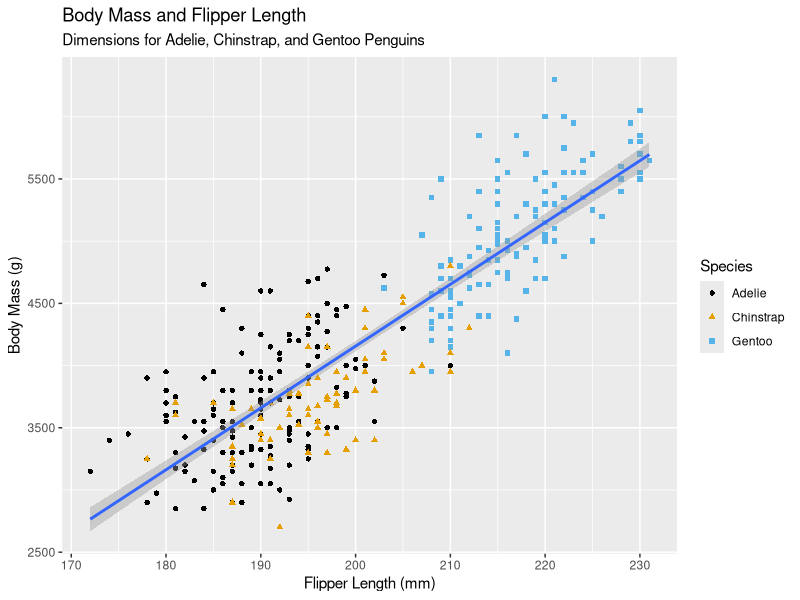

Write the R code that produced this figure.
library(tidyverse)
library(palmerpenguins)
library(ggthemes)

ggplot(
    data = penguins,
    mapping = aes(x = flipper_length_mm, y = body_mass_g)
) +     geom_point(mapping = aes(color = species, shape = species)) +
        geom_smooth(method = "lm") +
        labs(
            title = "Body Mass and Flipper Length",
            subtitle = "Dimensions for Adelie, Chinstrap, and Gentoo Penguins",
            x = "Flipper Length (mm)", y = "Body Mass (g)",
            color = "Species", shape = "Species"
        ) +
        scale_color_colorblind()
